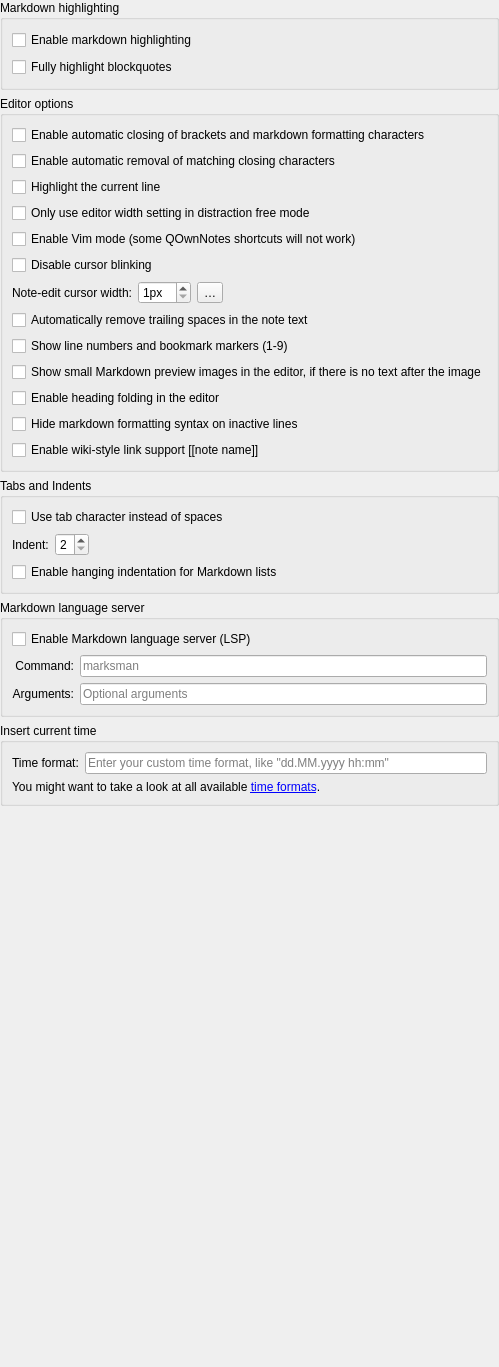
           <widget class="QWidget" name="editorPage">
            <layout class="QGridLayout" name="gridLayout_47">
             <property name="leftMargin">
              <number>0</number>
             </property>
             <property name="topMargin">
              <number>0</number>
             </property>
             <property name="rightMargin">
              <number>0</number>
             </property>
             <property name="bottomMargin">
              <number>0</number>
             </property>
              <item row="3" column="0">
               <widget class="QGroupBox" name="markdownLspGroupBox">
                <property name="title">
                 <string>Markdown language server</string>
                </property>
                <layout class="QGridLayout" name="gridLayout_94">
                 <item row="0" column="0" colspan="2">
                  <widget class="QCheckBox" name="markdownLspEnabledCheckBox">
                   <property name="text">
                    <string>Enable Markdown language server (LSP)</string>
                   </property>
                  </widget>
                 </item>
                 <item row="1" column="0">
                  <widget class="QLabel" name="markdownLspCommandLabel">
                   <property name="text">
                    <string>Command:</string>
                   </property>
                   <property name="alignment">
                    <set>Qt::AlignmentFlag::AlignRight|Qt::AlignmentFlag::AlignTrailing|Qt::AlignmentFlag::AlignVCenter</set>
                   </property>
                  </widget>
                 </item>
                 <item row="1" column="1">
                  <widget class="QLineEdit" name="markdownLspCommandLineEdit">
                   <property name="placeholderText">
                    <string notr="true">marksman</string>
                   </property>
                   <property name="clearButtonEnabled">
                    <bool>true</bool>
                   </property>
                  </widget>
                 </item>
                 <item row="2" column="0">
                  <widget class="QLabel" name="markdownLspArgumentsLabel">
                   <property name="text">
                    <string>Arguments:</string>
                   </property>
                   <property name="alignment">
                    <set>Qt::AlignmentFlag::AlignRight|Qt::AlignmentFlag::AlignTrailing|Qt::AlignmentFlag::AlignVCenter</set>
                   </property>
                  </widget>
                 </item>
                 <item row="2" column="1">
                  <widget class="QLineEdit" name="markdownLspArgumentsLineEdit">
                   <property name="toolTip">
                    <string>Optional arguments separated by spaces.</string>
                   </property>
                   <property name="placeholderText">
                    <string>Optional arguments</string>
                   </property>
                   <property name="clearButtonEnabled">
                    <bool>true</bool>
                   </property>
                  </widget>
                 </item>
                </layout>
               </widget>
               </item>
               <item row="4" column="0">
                <widget class="QGroupBox" name="groupBox_21">
                <property name="toolTip">
                 <string>Here you can set your own time format for inserting the current time into a note.</string>
                </property>
                <property name="title">
                 <string>Insert current time</string>
                </property>
                <layout class="QGridLayout" name="gridLayout_49">
                <item row="0" column="0">
                 <widget class="QLabel" name="label_4">
                  <property name="text">
                   <string>Time format:</string>
                  </property>
                 </widget>
                </item>
                <item row="0" column="1">
                 <widget class="QLineEdit" name="timeFormatLineEdit">
                  <property name="placeholderText">
                   <string>Enter your custom time format, like &quot;dd.MM.yyyy hh:mm&quot;</string>
                  </property>
                  <property name="clearButtonEnabled">
                   <bool>true</bool>
                  </property>
                 </widget>
                </item>
                <item row="1" column="0" colspan="2">
                 <widget class="Label" name="label_14">
                  <property name="text">
                   <string>&lt;html&gt;&lt;head/&gt;&lt;body&gt;&lt;p&gt;You might want to take a look at all available &lt;a href=&quot;http://docs.qownnotes.org/en/latest/editor/time-formats/&quot;&gt;time formats&lt;/a&gt;.&lt;/p&gt;&lt;/body&gt;&lt;/html&gt;</string>
                  </property>
                  <property name="openExternalLinks">
                   <bool>true</bool>
                  </property>
                 </widget>
                </item>
               </layout>
              </widget>
             </item>
              <item row="5" column="0">
                <spacer name="verticalSpacer_12">
                <property name="orientation">
                 <enum>Qt::Vertical</enum>
                </property>
               <property name="sizeHint" stdset="0">
                <size>
                 <width>20</width>
                 <height>561</height>
                </size>
               </property>
              </spacer>
             </item>
             <item row="0" column="0">
              <widget class="QGroupBox" name="groupBox_17">
               <property name="minimumSize">
                <size>
                 <width>0</width>
                 <height>90</height>
                </size>
               </property>
               <property name="title">
                <string>Markdown highlighting</string>
               </property>
               <layout class="QGridLayout" name="gridLayout_35">
                <item row="0" column="1" colspan="2">
                 <widget class="QCheckBox" name="markdownHighlightingCheckBox">
                  <property name="toolTip">
                   <string>Note that disabling this will also disable the navigation panel!</string>
                  </property>
                  <property name="text">
                   <string>Enable markdown highlighting</string>
                  </property>
                 </widget>
                </item>
                <item row="1" column="1" colspan="2">
                 <widget class="QCheckBox" name="fullyHighlightedBlockquotesCheckBox">
                  <property name="text">
                   <string>Fully highlight blockquotes</string>
                  </property>
                 </widget>
                </item>
               </layout>
              </widget>
             </item>
             <item row="1" column="0">
              <widget class="QGroupBox" name="groupBox_4">
               <property name="title">
                <string>Editor options</string>
               </property>
               <layout class="QGridLayout" name="gridLayout_59">
                <item row="2" column="0" rowspan="2" colspan="4">
                 <widget class="QCheckBox" name="highlightCurrentLineCheckBox">
                  <property name="text">
                   <string>Highlight the current line</string>
                  </property>
                 </widget>
                </item>
                <item row="7" column="0">
                 <widget class="QLabel" name="cursorWidthLabel">
                  <property name="text">
                   <string>Note-edit cursor width:</string>
                  </property>
                  <property name="alignment">
                   <set>Qt::AlignmentFlag::AlignRight|Qt::AlignmentFlag::AlignTrailing|Qt::AlignmentFlag::AlignVCenter</set>
                  </property>
                 </widget>
                </item>
                <item row="7" column="3">
                 <spacer name="horizontalSpacer_13">
                  <property name="orientation">
                   <enum>Qt::Orientation::Horizontal</enum>
                  </property>
                  <property name="sizeHint" stdset="0">
                   <size>
                    <width>40</width>
                    <height>20</height>
                   </size>
                  </property>
                 </spacer>
                </item>
                 <item row="9" column="0" colspan="4">
                  <widget class="QCheckBox" name="showLineNumbersInEditorCheckBox">
                   <property name="text">
                    <string>Show line numbers and bookmark markers (1-9)</string>
                   </property>
                  </widget>
                 </item>
                <item row="1" column="0" colspan="4">
                 <widget class="QCheckBox" name="autoBracketRemovalCheckBox">
                  <property name="toolTip">
                   <string>You have to use the backspace key to remove the opening character</string>
                  </property>
                  <property name="text">
                   <string>Enable automatic removal of matching closing characters</string>
                  </property>
                 </widget>
                </item>
                <item row="6" column="0" colspan="4">
                 <widget class="QCheckBox" name="disableCursorBlinkingCheckBox">
                  <property name="text">
                   <string>Disable cursor blinking</string>
                  </property>
                 </widget>
                </item>
                <item row="5" column="0" colspan="4">
                 <widget class="QCheckBox" name="vimModeCheckBox">
                  <property name="text">
                   <string>Enable Vim mode (some QOwnNotes shortcuts will not work)</string>
                  </property>
                 </widget>
                </item>
                <item row="0" column="0" colspan="4">
                 <widget class="QCheckBox" name="autoBracketClosingCheckBox">
                  <property name="text">
                   <string>Enable automatic closing of brackets and markdown formatting characters</string>
                  </property>
                 </widget>
                </item>
                <item row="8" column="0" colspan="4">
                 <widget class="QCheckBox" name="removeTrailingSpacesCheckBox">
                  <property name="text">
                   <string>Automatically remove trailing spaces in the note text</string>
                  </property>
                 </widget>
                </item>
                 <item row="10" column="0" colspan="4">
                  <widget class="QCheckBox" name="showMarkdownImagePreviewsCheckBox">
                   <property name="text">
                    <string>Show small Markdown preview images in the editor, if there is no text after the image</string>
                   </property>
                  </widget>
                 </item>
                 <item row="11" column="0" colspan="4">
                  <widget class="QCheckBox" name="headingFoldingCheckBox">
                   <property name="toolTip">
                    <string>Shows fold buttons for Markdown headings and allows collapsing their contents</string>
                   </property>
                   <property name="text">
                    <string>Enable heading folding in the editor</string>
                   </property>
                  </widget>
                 </item>
                 <item row="7" column="1">
                  <widget class="QSpinBox" name="cursorWidthSpinBox">
                  <property name="suffix">
                   <string notr="true">px</string>
                  </property>
                  <property name="minimum">
                   <number>1</number>
                  </property>
                 </widget>
                </item>
                <item row="4" column="0" colspan="4">
                 <widget class="QCheckBox" name="editorWidthInDFMOnlyCheckBox">
                  <property name="text">
                   <string>Only use editor width setting in distraction free mode</string>
                  </property>
                 </widget>
                </item>
                <item row="7" column="2">
                 <widget class="QToolButton" name="cursorWidthResetButton">
                  <property name="toolTip">
                   <string>Reset the cursor width</string>
                  </property>
                  <property name="text">
                   <string notr="true">…</string>
                  </property>
                  <property name="icon">
                   <iconset theme="edit-clear" resource="../breeze-qownnotes.qrc">
                    <normaloff>:/icons/breeze-qownnotes/16x16/edit-clear.svg</normaloff>:/icons/breeze-qownnotes/16x16/edit-clear.svg</iconset>
                  </property>
                 </widget>
                </item>
                  <item row="12" column="0" colspan="4">
                   <widget class="QCheckBox" name="hideFormattingSyntaxCheckBox">
                    <property name="toolTip">
                     <string>Hides markdown formatting syntax (like **, *, #) on lines that are not being edited</string>
                   </property>
                   <property name="text">
                    <string>Hide markdown formatting syntax on inactive lines</string>
                   </property>
                   </widget>
                  </item>
                  <item row="13" column="0" colspan="4">
                   <widget class="QCheckBox" name="enableWikiLinkSupportCheckBox">
                    <property name="text">
                     <string>Enable wiki-style link support [[note name]]</string>
                    </property>
                   </widget>
                  </item>
                </layout>
               </widget>
             </item>
              <item row="2" column="0">
               <widget class="QGroupBox" name="groupBox_36">
                <property name="title">
                 <string>Tabs and Indents</string>
                </property>
                <layout class="QGridLayout" name="gridLayout_74">
                <item row="0" column="0">
                 <layout class="QGridLayout" name="gridLayout_73">
                  <item row="0" column="0" colspan="3">
                   <widget class="QCheckBox" name="useTabIndentCheckBox">
                    <property name="text">
                     <string>Use tab character instead of spaces</string>
                    </property>
                   </widget>
                  </item>
                  <item row="1" column="0">
                   <widget class="QLabel" name="label_32">
                    <property name="text">
                     <string>Indent:</string>
                    </property>
                   </widget>
                  </item>
                  <item row="1" column="1">
                   <widget class="QSpinBox" name="indentSizeSpinBox">
                    <property name="minimum">
                     <number>2</number>
                    </property>
                    <property name="maximum">
                     <number>5</number>
                    </property>
                   </widget>
                  </item>
                   <item row="1" column="2">
                    <spacer name="horizontalSpacer_16">
                     <property name="orientation">
                      <enum>Qt::Orientation::Horizontal</enum>
                     </property>
                    <property name="sizeHint" stdset="0">
                     <size>
                      <width>40</width>
                      <height>20</height>
                     </size>
                     </property>
                    </spacer>
                   </item>
                    <item row="2" column="0" colspan="3">
                     <widget class="QCheckBox" name="hangingIndentCheckBox">
                      <property name="text">
                       <string>Enable hanging indentation for Markdown lists</string>
                      </property>
                     </widget>
                    </item>
                   </layout>
                  </item>
                 </layout>
                </widget>
              </item>
             </layout>
            </widget>
